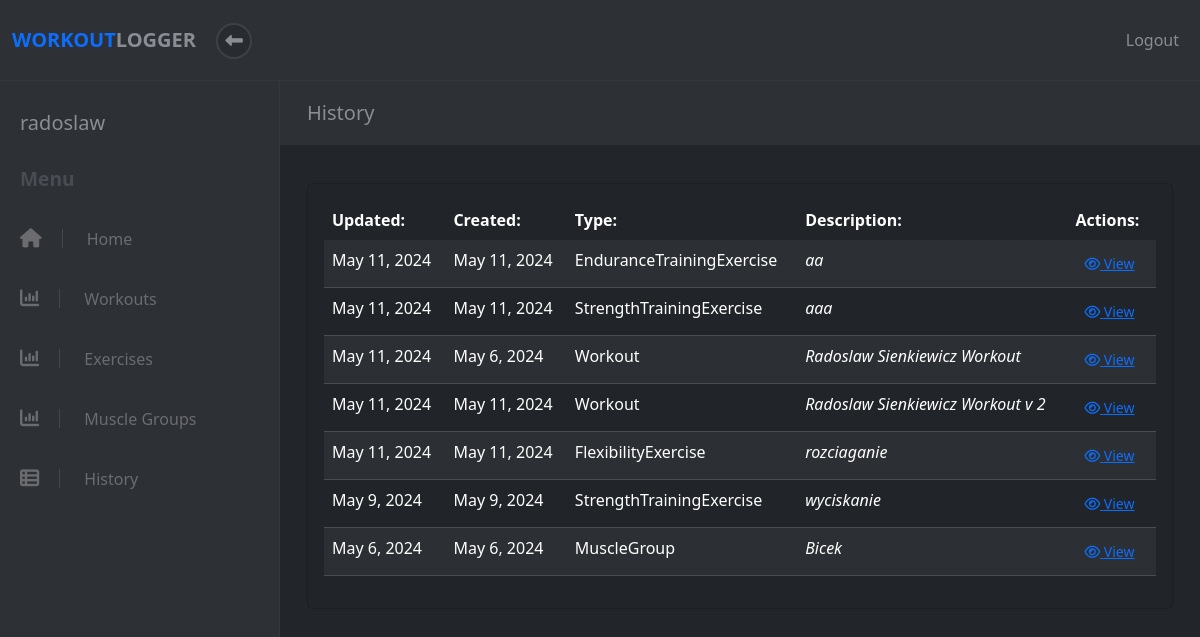
Before: /history (signed in) with the older database file.
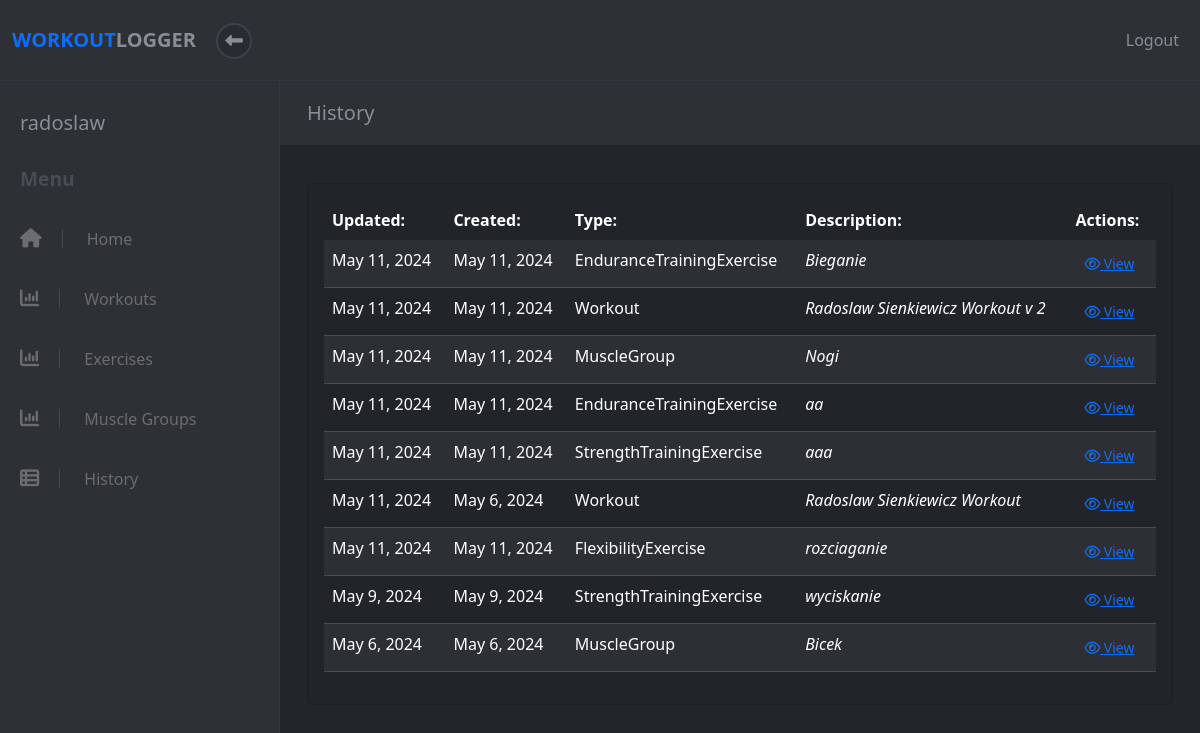
After: the same page with the newer database file.
### apps/workout/models.py (models this page shows, shortened)
class Exercise(models.Model):
    name = models.CharField(max_length=50)
    description = models.CharField(max_length=150)
    workout = models.ForeignKey(Workout, on_delete=models.CASCADE, related_name='%(class)s', default=None)
    muscle_group = models.ForeignKey(MuscleGroup, on_delete=models.CASCADE, default=None)
    user = models.ForeignKey(User, on_delete=models.CASCADE, default=None)
    created_at = models.DateTimeField(auto_now_add=True)
    updated_at = models.DateTimeField(auto_now=True)
    objects = ExerciseManager()
    class Meta:
        ordering = ('name', 'muscle_group')
        abstract = True
    def class_name(self):
        return self.__class__.__name__

class EnduranceTrainingExercise(Exercise):
    duration_minutes = models.PositiveIntegerField()
    distance_km = models.DecimalField(max_digits=6, decimal_places=2)
    objects = EnduranceTrainingExerciseManager()

class StrengthTrainingExercise(Exercise):
    weight = models.DecimalField(max_digits=6, decimal_places=2)
    repetitions = models.PositiveIntegerField()
    objects = StrengthTrainingExerciseManager()

class Workout(models.Model):
    name = models.CharField(max_length=50)
    description = models.CharField(max_length=150)
    completed = models.BooleanField(default=False)
    user = models.ForeignKey(User, on_delete=models.CASCADE, default=None)
    created_at = models.DateTimeField(auto_now_add=True)
    updated_at = models.DateTimeField(auto_now=True)
    objects = WorkoutManager()
    def class_name(self):
        return self.__class__.__name__

class FlexibilityExercise(Exercise):
    stretch_type = models.CharField(max_length=50)
    objects = FlexibilityExerciseManager()

class MuscleGroup(models.Model):
    name = models.CharField(max_length=50)
    size = models.IntegerField(default=10)
    user = models.ForeignKey(User, on_delete=models.CASCADE, default=None)
    created_at = models.DateTimeField(auto_now_add=True)
    updated_at = models.DateTimeField(auto_now=True)
    objects = MuscleGroupManager()
    def class_name(self):
        return self.__class__.__name__

### apps/workout/views.py (the view)
# urls.py: re_path(r'^history$', views.view_all), # get all workouts
def view_all(request):
    try:
        user = User.objects.get(id=request.session["user_id"])
        workout_list = Workout.objects.filter(user__id=user.id)
        ste_list = StrengthTrainingExercise.objects.filter(user__id=user.id)
        ete_list = EnduranceTrainingExercise.objects.filter(user__id=user.id)
        be_list = BalanceExercise.objects.filter(user__id=user.id)
        fe_list = FlexibilityExercise.objects.filter(user__id=user.id)
        mg_list = MuscleGroup.objects.filter(user__id=user.id)
        page = request.GET.get('page', 1)
        data_list = list(chain(workout_list, ste_list,ete_list, be_list, fe_list, mg_list))
        paginator = Paginator(sorted(data_list, key=lambda x: x.updated_at, reverse=True), 12)
        try:
            data = paginator.page(page)
        except PageNotAnInteger:
            data = paginator.page(1)
        except EmptyPage:
            data = paginator.page(paginator.num_pages)
        data = {
            'user': user,
            'data': data,
        }
        return render(request, "workout/view_all.html", data)
    except (KeyError, User.DoesNotExist) as err:
        messages.info(request, "You must be logged in to view this page.", extra_tags="invalid_session")
        return redirect("/")

### apps/workout/templates/workout/view_all.html (shortened to what this page needs)
<!DOCTYPE html>
<html>
  <head>
    {% load static %}
    <link
      rel="stylesheet"
      href="{% static 'fontawesomefree/css/all.min.css' %}"
    />
    <link rel="stylesheet" href="../../static/workout/styles.css" />
    {% load bootstrap5 %} {% bootstrap_css %} {% bootstrap_javascript %}
  </head>
  <body>
    {% include 'workout/header.html' %}
    <div class="d-flex align-items-stretch">
      {% include 'workout/sidebar.html' %}
      <div class="page-content">
        <div class="page-header">
          <div class="container-fluid">
            <h2 class="h5 no-margin-bottom">History</h2>
          </div>
        </div>
        <section class="no-padding-bottom">
          <div class="container-fluid">
            <div class="row">
              <div class="col-lg-12 pb-4">
                {% if data %}
                <div class="card bg-dark add-exercise mb-4 mt-2">
                  <div class="card-body">
                    <table
                      class="table table-dark table-striped all-data-table text-light"
                    >
                      <thead>
                        <tr>
                          <th scope="col">Updated:</th>
                          <th scope="col">Created:</th>
                          <th scope="col">Type:</th>
                          <th scope="col">Description:</th>
                          <th scope="col">Actions:</th>
                        </tr>
                      </thead>
                      <tbody>
                        {% for info in data %}
                        <tr>
                          <td scope="row">{{info.updated_at | date}}</td>
                          <td scope="row">{{info.created_at | date}}</td>
                          <td scope="row">{{info.class_name}}</td>
                          <td><em>{{info.name}}</em></td>
                          <td>
                            {% if info.class_name == 'Workout' %}
                            <form action="/workout/{{info.id}}">
                              <button
                                class="btn btn-link btn-sm view-link"
                                type="submit"
                              >
                                <i class="fa fa-eye"></i> View
                              </button>
                            </form>
                            {% elif info.class_name == 'MuscleGroup' %}
                            <form action="/muscle_group/{{info.id}}">
                              <button
                                class="btn btn-link btn-sm view-link"
                                type="submit"
                              >
                                <i class="fa fa-eye"></i> View
                              </button>
                            </form>
                            {% else %}
                            <form action="/exercise/{{info.id}}">
                              <button
                                class="btn btn-link btn-sm view-link"
                                type="submit"
                              >
                                <i class="fa fa-eye"></i> View
                              </button>
                            </form>
                            {% endif %}
                          </td>
                        </tr>
                        {% endfor %}
                      </tbody>
                    </table>
                  </div>
                </div>
                {% endif %}
              </div>
            </div>
          </div>
        </section>
      </div>
    </div>
  </body>
</html>

Changed rows visible on the page:
added EnduranceTrainingExercise: updated_at "May 11, 2024", created_at "May 11, 2024", class_name "EnduranceTrainingExercise", name "Bieganie"
changed Workout "Radoslaw Sienkiewicz Workout v 2": moves up the list
added MuscleGroup: updated_at "May 11, 2024", created_at "May 11, 2024", class_name "MuscleGroup", name "Nogi"
